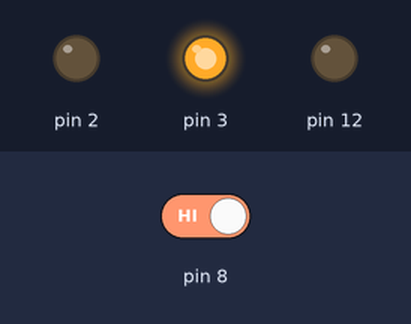
Bench run of a sketch on a simulated Arduino Uno, built with avr-gcc and run on an emulated ATmega328P. On the bench: output pins drawn as LEDs (lit = HIGH). Dashed ring = blinking. Inputs (shaded band) come from the test bench; at power-on: pin 8 HIGH.

Above: at 1.2 s.
1.3 s: pin 8 driven LOW
At 1.6 s:
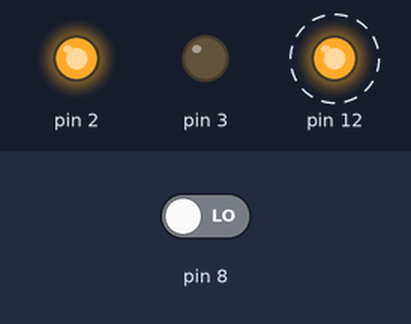
4.3 s: pin 8 driven HIGH
At 5.1 s:
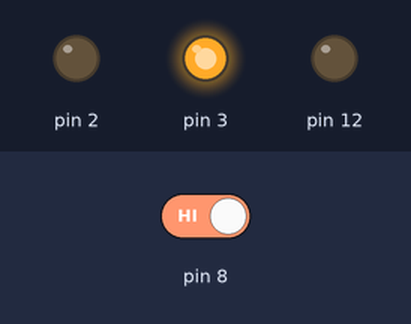
Timing chart, 0 to 7.3 s (numbered marks = the images above; inputs shaded):
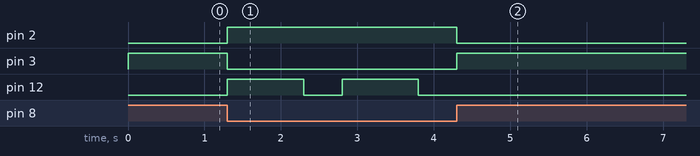

The sketch:

Przyklad_3.3.ino
```cpp
void setup() {
  pinMode(8, INPUT);
  pinMode(12, OUTPUT);
  pinMode(2, OUTPUT);
  pinMode(3, OUTPUT);
}

void loop() {
  if(digitalRead(8)==LOW){
    digitalWrite (2, HIGH);
    digitalWrite (3, LOW);
    digitalWrite(12, HIGH);
    delay(1000);
  digitalWrite(12, LOW);
    delay(500);
}else{
  digitalWrite (12, LOW);
   digitalWrite (3, HIGH);
    digitalWrite (2, LOW);
}
}
```

Measured:
- after the input at 1.3 s, pin 2: LOW → HIGH at once; pin 3: HIGH → LOW at once; pin 12: alternates HIGH for 1.0 s and LOW for 0.50 s, starting at once
- after the input at 4.3 s, pin 2: HIGH → LOW at once; pin 3: LOW → HIGH at once; pin 12: stops changing and stays LOW
